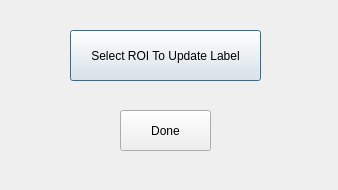
<?xml version="1.0" encoding="UTF-8"?>
<ui version="4.0">
 <class>UpdateLabelUsingROI</class>
 <widget class="QDialog" name="UpdateLabelUsingROI">
  <property name="geometry">
   <rect>
    <x>0</x>
    <y>0</y>
    <width>338</width>
    <height>190</height>
   </rect>
  </property>
  <property name="windowTitle">
   <string>Dialog</string>
  </property>
  <widget class="QPushButton" name="pushButton">
   <property name="geometry">
    <rect>
     <x>70</x>
     <y>30</y>
     <width>191</width>
     <height>51</height>
    </rect>
   </property>
   <property name="text">
    <string>Select ROI To Update Label</string>
   </property>
  </widget>
  <widget class="QPushButton" name="pushButton_2">
   <property name="geometry">
    <rect>
     <x>120</x>
     <y>110</y>
     <width>91</width>
     <height>41</height>
    </rect>
   </property>
   <property name="text">
    <string>Done</string>
   </property>
  </widget>
 </widget>
 <resources/>
 <connections/>
</ui>
